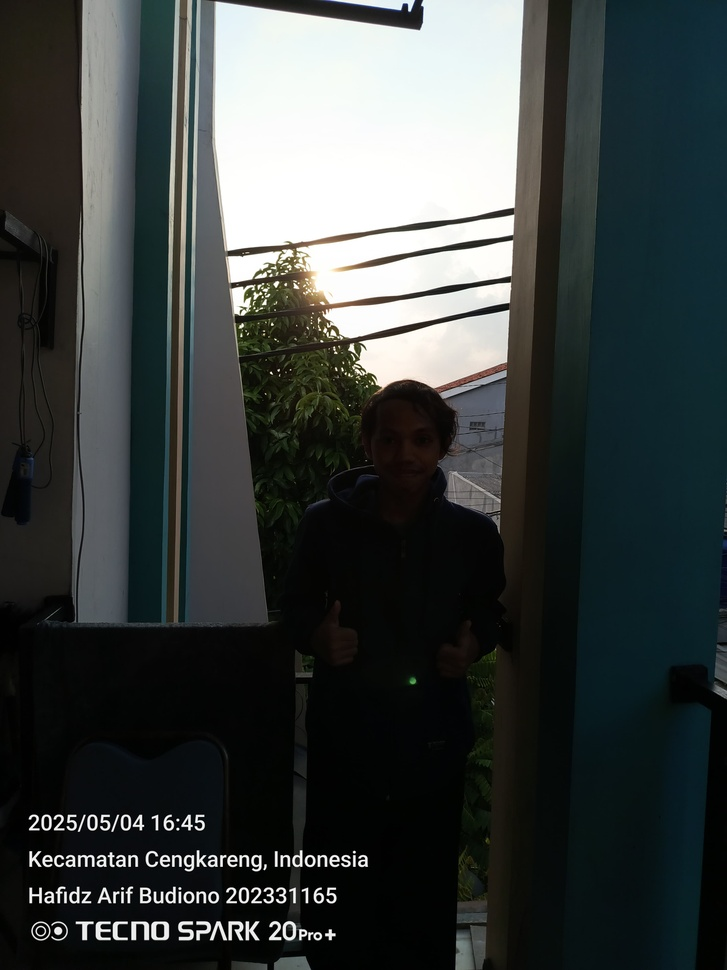
#> input picture gambar_backlight.jpg, 727 x 970 px, shrunk from 2976 x 3968 before the run
$ jupyter execute Nomor3.ipynb
#> lines starting #> are read from the running program, lines starting #| are printed output that depends on the picture
[cell 1]
import cv2
import matplotlib.pyplot as plt
import numpy as np

[cell 2]
img = cv2.imread('gambar_backlight.jpg')
#> img is the input picture: shape (970, 727, 3); mean B, G, R 62.7, 63.7, 58.4

[cell 3]
img_asli_rgb = cv2.cvtColor(img, cv2.COLOR_BGR2RGB)

plt.figure(figsize=(18,12))
plt.imshow(img_asli_rgb)
plt.title("Gambar Asli")
plt.xticks([]), plt.yticks([])
plt.show()

[cell 4]
gray = cv2.cvtColor(img_asli_rgb, cv2.COLOR_BGR2GRAY)
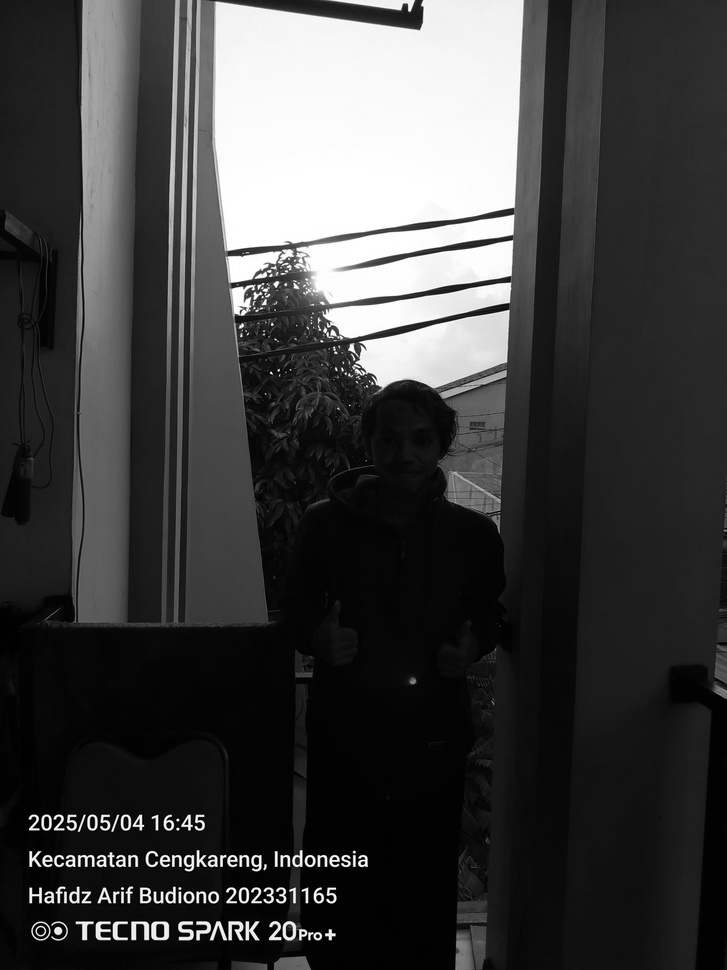
#> gray: shape (970, 727); min 0, max 255, mean 62.7

plt.figure(figsize=(18,12))
plt.imshow(gray, cmap='gray')
plt.title("Gambar Grayscale")
plt.xticks([]), plt.yticks([])
plt.show()

[cell 5]
bright_gray = cv2.convertScaleAbs(gray, alpha=1, beta=100)
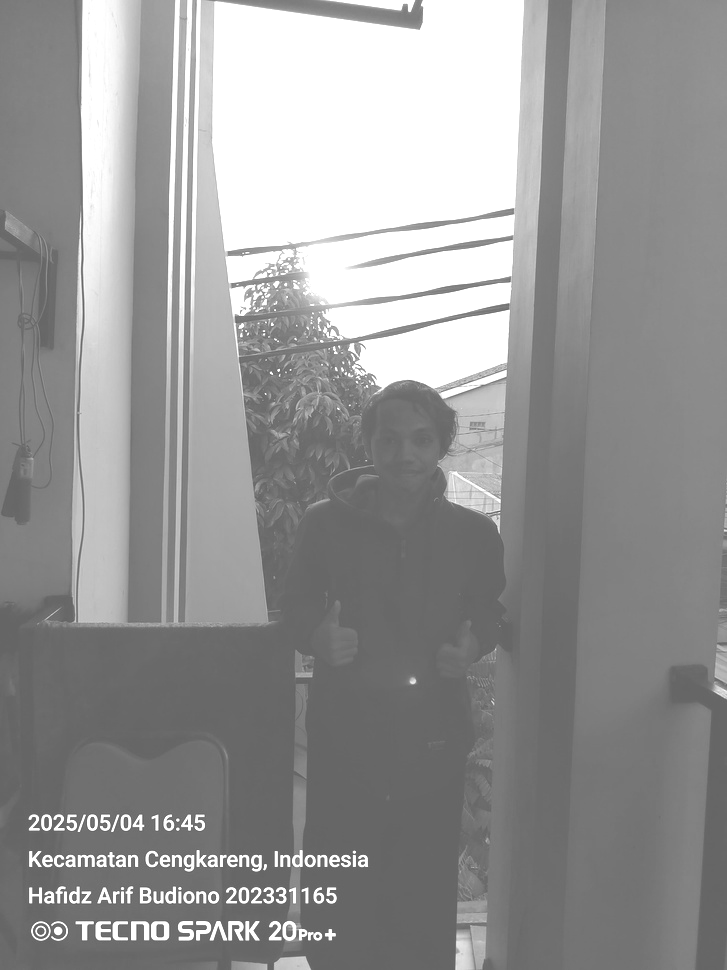
#> bright_gray: shape (970, 727); min 100, max 255, mean 149.8

plt.figure(figsize=(18,12))
plt.imshow(bright_gray, cmap='gray')
plt.title("Grayscale + Cerah")
plt.xticks([]), plt.yticks([])
plt.show()

[cell 6]
contrast_gray = cv2.convertScaleAbs(gray, alpha=3, beta=0)
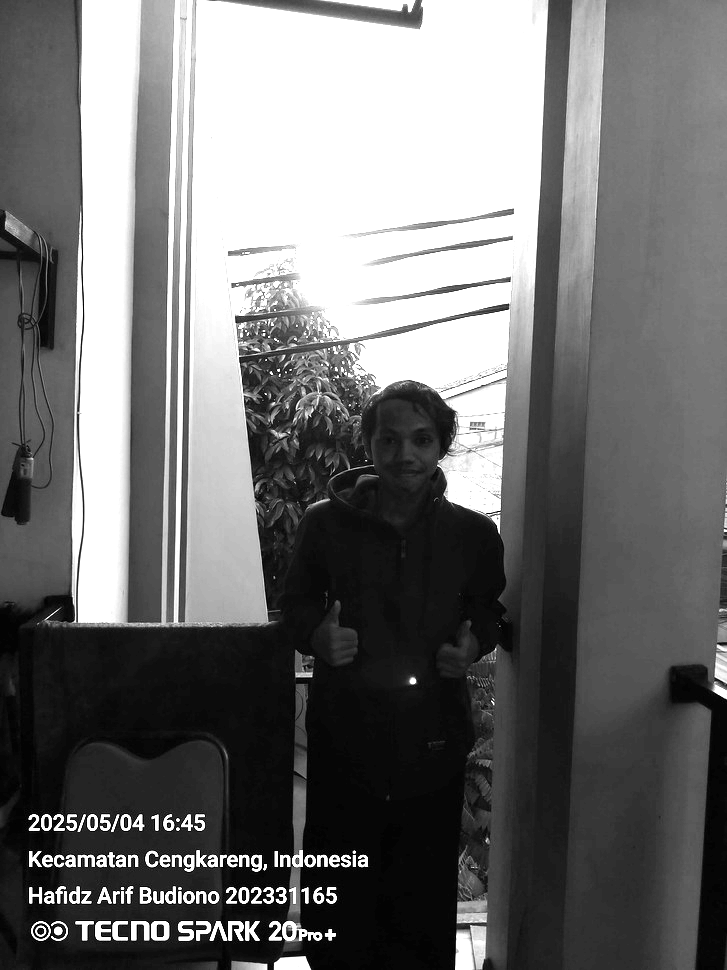
#> contrast_gray: shape (970, 727); min 0, max 255, mean 112.7

plt.figure(figsize=(18,12))
plt.imshow(contrast_gray, cmap='gray')
plt.title("Grayscale + Kontras")
plt.xticks([]), plt.yticks([])
plt.show()

[cell 7]
contrast_bright_gray = cv2.convertScaleAbs(gray, alpha=3, beta=100)
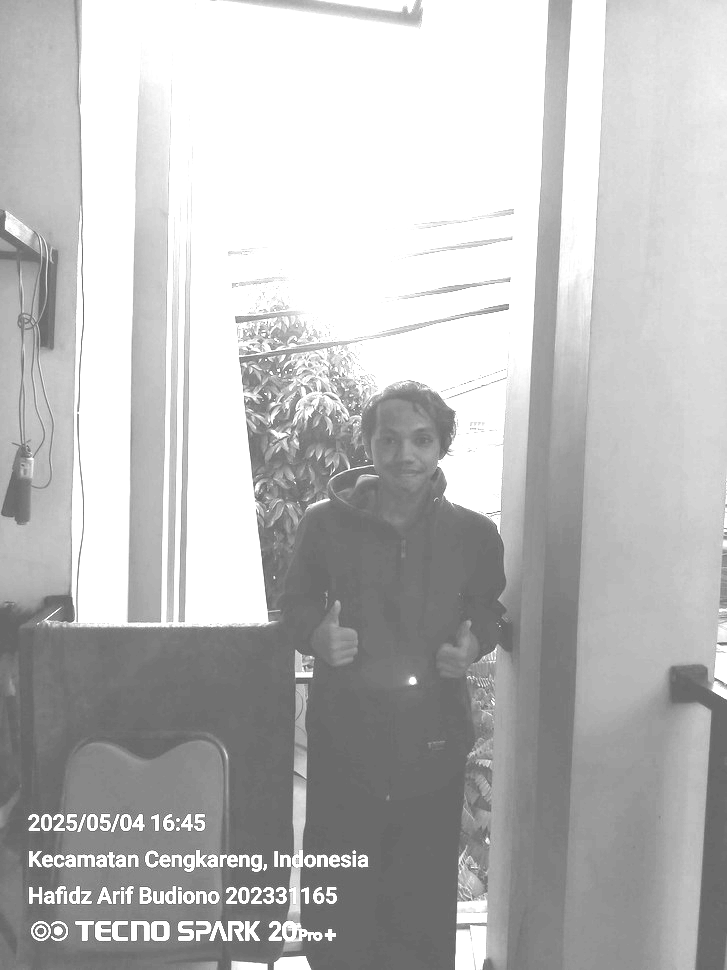
#> contrast_bright_gray: shape (970, 727); min 100, max 255, mean 186.7

plt.figure(figsize=(18,12))
plt.imshow(contrast_bright_gray, cmap='gray')
plt.title("Grayscale + Cerah + Kontras")
plt.xticks([]), plt.yticks([])
plt.show()
